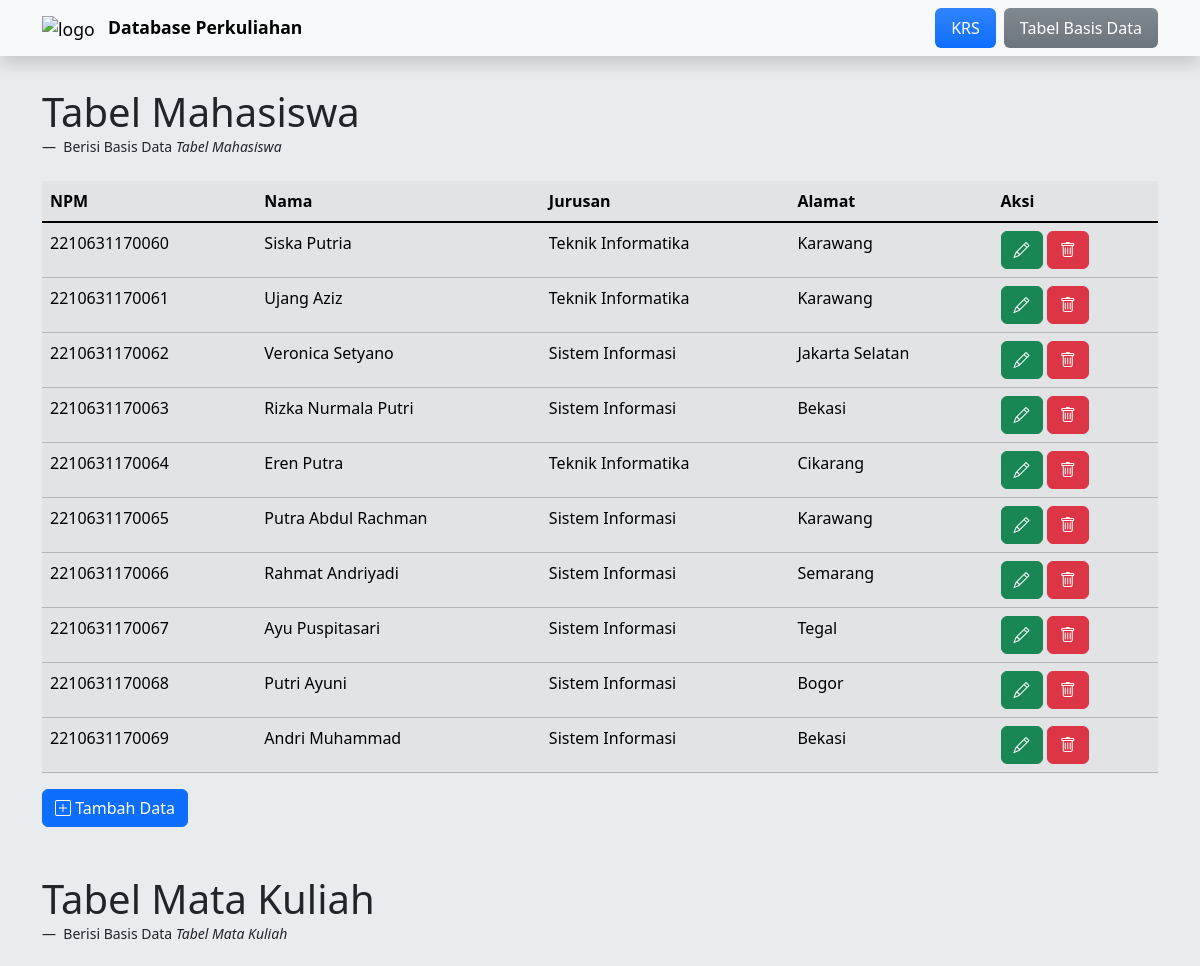
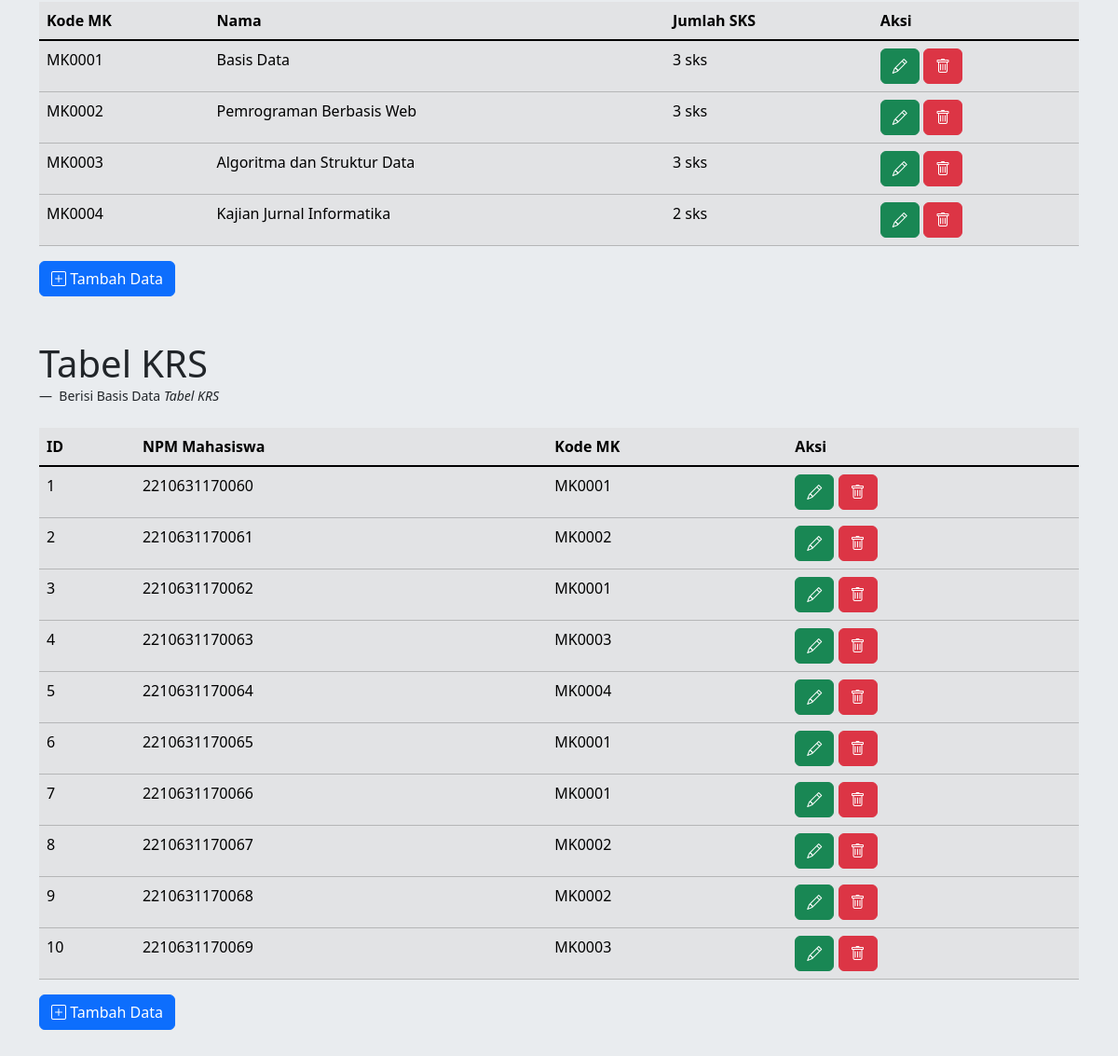
The app's page /kumpulan-tabel.php with its own data (2 pictures, top to bottom).
### tables this page shows
CREATE TABLE `mahasiswa` (
  `npm` char(13) NOT NULL,
  `nama` varchar(50) NOT NULL,
  `jurusan` enum('Teknik Informatika','Sistem Informasi') NOT NULL,
  `alamat` text NOT NULL
);

CREATE TABLE `matakuliah` (
  `kodemk` char(6) NOT NULL,
  `nama` varchar(50) NOT NULL,
  `jumlah_sks` int(3) NOT NULL
);

CREATE TABLE `krs` (
  `id` int(11) NOT NULL,
  `mahasiswa_npm` char(13) NOT NULL,
  `matakuliah_kodemk` char(6) NOT NULL
);

### kumpulan-tabel.php (the view, shortened to what this page needs)
<?php
  include 'koneksi.php';
  $query_mahasiswa = "SELECT * FROM mahasiswa";
  $sql_mahasiswa = mysqli_query($koneksi, $query_mahasiswa);
  $query_matakuliah = "SELECT * FROM matakuliah";
  $sql_matakuliah = mysqli_query($koneksi, $query_matakuliah);
  $query_krs = "SELECT * FROM krs";
  $sql_krs = mysqli_query($koneksi, $query_krs);
?>
<!DOCTYPE html>
<html lang="en" data-bs-theme="light">
<head>
 <link href="https://cdn.jsdelivr.net/npm/bootstrap@5.3.0/dist/css/bootstrap.min.css" rel="stylesheet"
>
  <link rel="stylesheet" href="css/bootstrap.min.css">
  <link rel="stylesheet" href="https://cdn.jsdelivr.net/npm/bootstrap-icons@1.10.5/font/bootstrap-icons.css">
</head>
<body class="bg-body-secondary">
  <nav class="navbar bg-body-tertiary mb-5 shadow fixed-top">
    <div class="container">
      <a class="navbar-brand" href="#" style="font-size : 1.1em;">
      <img src="img/unsika.png" alt="logo" style="width: 2.3em; margin-right: 0.5em;">
          <strong>Database Perkuliahan</strong>
        </a>
      <ul class="nav nav-pills">
        <li class="nav-item">
          <a class="nav-link bg-primary bg-gradient text-white" href="index.php">KRS</a>
        </li>
        <li class="nav-item">
          <a class="nav-link bg-secondary bg-gradient active ms-2 disabled" aria-current="page" href="#">Tabel Basis Data</a>
        </li>
      </ul>
    </div>
  </nav>
  <div class="container mb-5 mt-5 pt-4">
    <figure class="text-dark">
      <blockquote class="blockquote">
        <h1 class="mt-3">Tabel Mahasiswa</h1>
      </blockquote>
      <figcaption class="blockquote-footer text-dark">
        Berisi Basis Data <cite title="data krs">Tabel Mahasiswa</cite>
      </figcaption>
    </figure>
    <table class="table table-hover mt-4 table-secondary">
      <thead>
        <tr>
          <th scope="col">NPM</th>
          <th scope="col">Nama</th>
          <th scope="col">Jurusan</th>
          <th scope="col">Alamat</th>
          <th scope="col">Aksi</th>
        </tr>
      </thead>
      <tbody class="table-group-divider">
        <?php
          while ($result = mysqli_fetch_assoc($sql_mahasiswa)) {
        ?>
        <tr>
          <td>
            <?php echo $result['npm'];?>
          </td>
          <td>
            <?php echo $result['nama'];?>
          </td>
          <td>
            <?php echo $result['jurusan'];?>
          </td>
          <td>
            <?php echo $result['alamat'];?>
          </td>
          <td>
            <a type="button" class="btn btn-success" href="kelola-mahasiswa.php?ubah=<?php
            echo $result['npm'];?>"><i class="bi bi-pencil"></i></a>
            <a type="button" class="btn btn-danger" href="proses-mahasiswa.php?hapus=<?php
            echo $result['npm'];?>" onClick="return confirm('Apakah anda yakin ingin menghapus data tersebut?')"> <i class="bi bi-trash"></i> </a>
          </td>
        </tr>
        <?php
         }
        ?>
      </tbody>
    </table>
    <a href="kelola-mahasiswa.php" class="btn btn-primary text-white" role="button" aria-pressed="true">
      <i class="bi bi-plus-square"></i>
      Tambah Data
    </a>
  </div>
  <div class="container mb-5">
    <figure class="text-dark">
      <blockquote class="blockquote">
        <h1>Tabel Mata Kuliah</h1>
      </blockquote>
      <figcaption class="blockquote-footer text-dark">
        Berisi Basis Data <cite title="data krs">Tabel Mata Kuliah</cite>
      </figcaption>
    </figure>
    <table class="table table-hover mt-4 table-secondary">
      <thead>
        <tr>
          <th scope="col">Kode MK</th>
          <th scope="col">Nama</th>
          <th scope="col">Jumlah SKS</th>
          <th scope="col">Aksi</th>
        </tr>
      </thead>
      <tbody class="table-group-divider">
      <?php
          while ($result = mysqli_fetch_assoc($sql_matakuliah)) {
        ?>
        <tr>
          <td>
            <?php echo $result['kodemk'];?>
          </td>
          <td>
          <?php echo $result['nama'];?>
          </td>
          <td>
          <?php echo $result['jumlah_sks']." sks";?>
          </td>
          <td>
            <a type="button" class="btn btn-success" href="kelola-matakuliah.php?ubah=<?php
            echo $result['kodemk'];?>"> <i class="bi bi-pencil"></i></a>
            <a type="button" class="btn btn-danger" href="proses-matakuliah.php?hapus=<?php
            echo $result['kodemk'];?>" onClick="return confirm('Apakah anda yakin ingin menghapus data tersebut?')"><i class="bi bi-trash"></i> </a>
          </td>
        </tr>
       <?php
          }
        ?>
      </tbody>
    </table>
    <a href="kelola-matakuliah.php" class="btn btn-primary text-white" role="button" aria-pressed="true">
      <i class="bi bi-plus-square"></i>
      Tambah Data
    </a>
  </div>
  <div class="container mb-5">
    <figure class="text-dark">
      <blockquote class="blockquote">
        <h1>Tabel KRS</h1>
      </blockquote>
      <figcaption class="blockquote-footer text-dark">
        Berisi Basis Data <cite title="data krs">Tabel KRS</cite>
      </figcaption>
    </figure>
    <table class="table table-hover mt-4 table-secondary">
      <thead>
        <tr>
          <th scope="col">ID</th>
          <th scope="col">NPM Mahasiswa</th>
          <th scope="col">Kode MK</th>
          <th scope="col">Aksi</th>
        </tr>
      </thead>
      <tbody class="table-group-divider">
      <?php
          while ($result = mysqli_fetch_assoc($sql_krs)) {
        ?>
        <tr>
          <td>
            <?php echo $result['id'];?>
          </td>
          <td>
            <?php echo $result['mahasiswa_npm'];?>
          </td>
          <td>
            <?php echo $result['matakuliah_kodemk'];?>
          </td>
          <td>
            <a type="button" class="btn btn-success" href="kelola-krs.php?ubah=<?php
            echo $result['id'];?>"> <i class="bi bi-pencil"></i></a>
            <a type="button" class="btn btn-danger" href="proses-krs.php?hapus=<?php
            echo $result['id'];?>" onClick="return confirm('Apakah anda yakin ingin menghapus data tersebut?')"><i class="bi bi-trash"></i> </a>
        </td>
        </tr>
        <?php
          }
        ?>
      </tbody>
    </table>
    <a href="kelola-krs.php" class="btn btn-primary text-white" role="button" aria-pressed="true">
      <i class="bi bi-plus-square"></i>
      Tambah Data
    </a>
  </div>
</body>
</html>

### records on screen
mahasiswa: npm "2210631170060", nama "Siska Putria", jurusan "Teknik Informatika", alamat "Karawang"
mahasiswa: npm "2210631170061", nama "Ujang Aziz", jurusan "Teknik Informatika", alamat "Karawang"
mahasiswa: npm "2210631170062", nama "Veronica Setyano", jurusan "Sistem Informasi", alamat "Jakarta Selatan"
mahasiswa: npm "2210631170063", nama "Rizka Nurmala Putri", jurusan "Sistem Informasi", alamat "Bekasi"
mahasiswa: npm "2210631170064", nama "Eren Putra", jurusan "Teknik Informatika", alamat "Cikarang"
mahasiswa: npm "2210631170065", nama "Putra Abdul Rachman", jurusan "Sistem Informasi", alamat "Karawang"
mahasiswa: npm "2210631170066", nama "Rahmat Andriyadi", jurusan "Sistem Informasi", alamat "Semarang"
mahasiswa: npm "2210631170067", nama "Ayu Puspitasari", jurusan "Sistem Informasi", alamat "Tegal"
mahasiswa: npm "2210631170068", nama "Putri Ayuni", jurusan "Sistem Informasi", alamat "Bogor"
mahasiswa: npm "2210631170069", nama "Andri Muhammad", jurusan "Sistem Informasi", alamat "Bekasi"
matakuliah: kodemk "MK0001", nama "Basis Data", jumlah_sks "3"
matakuliah: kodemk "MK0002", nama "Pemrograman Berbasis Web", jumlah_sks "3"
matakuliah: kodemk "MK0003", nama "Algoritma dan Struktur Data", jumlah_sks "3"
matakuliah: kodemk "MK0004", nama "Kajian Jurnal Informatika", jumlah_sks "2"
krs: id "1", mahasiswa_npm "2210631170060", matakuliah_kodemk "MK0001"
krs: id "2", mahasiswa_npm "2210631170061", matakuliah_kodemk "MK0002"
krs: id "3", mahasiswa_npm "2210631170062", matakuliah_kodemk "MK0001"
krs: id "4", mahasiswa_npm "2210631170063", matakuliah_kodemk "MK0003"
krs: id "5", mahasiswa_npm "2210631170064", matakuliah_kodemk "MK0004"
krs: id "6", mahasiswa_npm "2210631170065", matakuliah_kodemk "MK0001"
krs: id "7", mahasiswa_npm "2210631170066", matakuliah_kodemk "MK0001"
krs: id "8", mahasiswa_npm "2210631170067", matakuliah_kodemk "MK0002"
krs: id "9", mahasiswa_npm "2210631170068", matakuliah_kodemk "MK0002"
krs: id "10", mahasiswa_npm "2210631170069", matakuliah_kodemk "MK0003"
